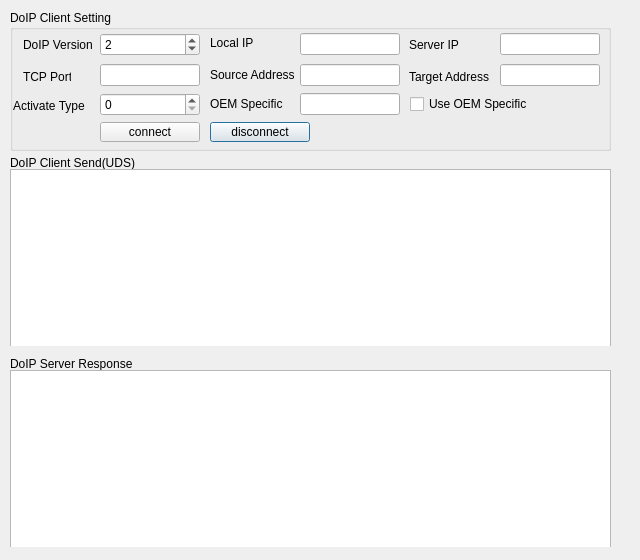
<?xml version="1.0" encoding="UTF-8"?>
<ui version="4.0">
 <class>DoIPClientWindow</class>
 <widget class="QDialog" name="DoIPClientWindow">
  <property name="geometry">
   <rect>
    <x>0</x>
    <y>0</y>
    <width>640</width>
    <height>560</height>
   </rect>
  </property>
  <property name="windowTitle">
   <string>DoIP Client Test</string>
  </property>
  <property name="windowIcon">
   <iconset resource="../resource.qrc">
    <normaloff>:/images/resource/icons/doip_client.png</normaloff>:/images/resource/icons/doip_client.png</iconset>
  </property>
  <widget class="QGroupBox" name="groupBox">
   <property name="geometry">
    <rect>
     <x>10</x>
     <y>10</y>
     <width>601</width>
     <height>141</height>
    </rect>
   </property>
   <property name="title">
    <string>DoIP Client Setting</string>
   </property>
   <widget class="QLabel" name="label_7">
    <property name="geometry">
     <rect>
      <x>3</x>
      <y>88</y>
      <width>81</width>
      <height>16</height>
     </rect>
    </property>
    <property name="text">
     <string>Activate Type</string>
    </property>
   </widget>
   <widget class="QSpinBox" name="spinActiveType">
    <property name="geometry">
     <rect>
      <x>90</x>
      <y>83</y>
      <width>100</width>
      <height>23</height>
     </rect>
    </property>
    <property name="toolTip">
     <string>Routing activation request activation types</string>
    </property>
    <property name="maximum">
     <number>254</number>
    </property>
    <property name="value">
     <number>0</number>
    </property>
    <property name="displayIntegerBase">
     <number>16</number>
    </property>
   </widget>
   <widget class="QPushButton" name="buttonDisconnect">
    <property name="geometry">
     <rect>
      <x>200</x>
      <y>112</y>
      <width>100</width>
      <height>20</height>
     </rect>
    </property>
    <property name="text">
     <string>disconnect</string>
    </property>
   </widget>
   <widget class="QCheckBox" name="checkUseOEMSpecific">
    <property name="geometry">
     <rect>
      <x>400</x>
      <y>85</y>
      <width>121</width>
      <height>18</height>
     </rect>
    </property>
    <property name="toolTip">
     <string>Whether to use additional OEM-specific when routing is activated</string>
    </property>
    <property name="text">
     <string>Use OEM Specific</string>
    </property>
   </widget>
   <widget class="QLineEdit" name="txtOEMSpecific">
    <property name="geometry">
     <rect>
      <x>290</x>
      <y>83</y>
      <width>100</width>
      <height>22</height>
     </rect>
    </property>
    <property name="toolTip">
     <string>Contains the logical address of the receiver of a
diagnostic message (e.g. a specific ECU on the
vehicle’s networks).</string>
    </property>
   </widget>
   <widget class="QLabel" name="label_8">
    <property name="geometry">
     <rect>
      <x>200</x>
      <y>86</y>
      <width>84</width>
      <height>16</height>
     </rect>
    </property>
    <property name="toolTip">
     <string>Available for additional OEM-specific use</string>
    </property>
    <property name="text">
     <string>OEM Specific</string>
    </property>
   </widget>
   <widget class="QPushButton" name="buttonConnect">
    <property name="geometry">
     <rect>
      <x>90</x>
      <y>112</y>
      <width>100</width>
      <height>20</height>
     </rect>
    </property>
    <property name="text">
     <string>connect</string>
    </property>
   </widget>
   <widget class="QLabel" name="label">
    <property name="geometry">
     <rect>
      <x>13</x>
      <y>27</y>
      <width>72</width>
      <height>16</height>
     </rect>
    </property>
    <property name="text">
     <string>DoIP Version</string>
    </property>
   </widget>
   <widget class="QLabel" name="label_2">
    <property name="geometry">
     <rect>
      <x>200</x>
      <y>25</y>
      <width>48</width>
      <height>16</height>
     </rect>
    </property>
    <property name="text">
     <string>Local IP</string>
    </property>
   </widget>
   <widget class="QLabel" name="label_3">
    <property name="geometry">
     <rect>
      <x>399</x>
      <y>27</y>
      <width>54</width>
      <height>16</height>
     </rect>
    </property>
    <property name="text">
     <string>Server IP</string>
    </property>
   </widget>
   <widget class="QLabel" name="label_4">
    <property name="geometry">
     <rect>
      <x>13</x>
      <y>59</y>
      <width>48</width>
      <height>16</height>
     </rect>
    </property>
    <property name="text">
     <string>TCP Port</string>
    </property>
   </widget>
   <widget class="QLabel" name="label_5">
    <property name="geometry">
     <rect>
      <x>200</x>
      <y>57</y>
      <width>84</width>
      <height>16</height>
     </rect>
    </property>
    <property name="text">
     <string>Source Address</string>
    </property>
   </widget>
   <widget class="QLabel" name="label_6">
    <property name="geometry">
     <rect>
      <x>399</x>
      <y>59</y>
      <width>84</width>
      <height>16</height>
     </rect>
    </property>
    <property name="text">
     <string>Target Address</string>
    </property>
   </widget>
   <widget class="QSpinBox" name="spinDoIPVersion">
    <property name="geometry">
     <rect>
      <x>90</x>
      <y>23</y>
      <width>100</width>
      <height>23</height>
     </rect>
    </property>
    <property name="toolTip">
     <string>Identifies the protocol version of DoIP packets</string>
    </property>
    <property name="maximum">
     <number>254</number>
    </property>
    <property name="value">
     <number>2</number>
    </property>
    <property name="displayIntegerBase">
     <number>16</number>
    </property>
   </widget>
   <widget class="QLineEdit" name="txtLocalIP">
    <property name="geometry">
     <rect>
      <x>290</x>
      <y>23</y>
      <width>100</width>
      <height>22</height>
     </rect>
    </property>
    <property name="toolTip">
     <string>Specify wireless transmission</string>
    </property>
   </widget>
   <widget class="QLineEdit" name="txtServerIP">
    <property name="geometry">
     <rect>
      <x>490</x>
      <y>23</y>
      <width>100</width>
      <height>22</height>
     </rect>
    </property>
    <property name="toolTip">
     <string>DoIP Server IP</string>
    </property>
   </widget>
   <widget class="QLineEdit" name="txtSourceAddress">
    <property name="geometry">
     <rect>
      <x>290</x>
      <y>54</y>
      <width>100</width>
      <height>22</height>
     </rect>
    </property>
    <property name="toolTip">
     <string>Contains the logical address of the sender of
a diagnostic message (e.g. the external test
equipment address).</string>
    </property>
   </widget>
   <widget class="QLineEdit" name="txtTCPPort">
    <property name="geometry">
     <rect>
      <x>90</x>
      <y>54</y>
      <width>100</width>
      <height>22</height>
     </rect>
    </property>
    <property name="toolTip">
     <string>DoIP Server TCP Port</string>
    </property>
   </widget>
   <widget class="QLineEdit" name="txtTargetAddress">
    <property name="geometry">
     <rect>
      <x>490</x>
      <y>54</y>
      <width>100</width>
      <height>22</height>
     </rect>
    </property>
    <property name="toolTip">
     <string>Contains the logical address of the receiver of a
diagnostic message (e.g. a specific ECU on the
vehicle’s networks).</string>
    </property>
   </widget>
   <zorder>spinActiveType</zorder>
   <zorder>label_7</zorder>
   <zorder>buttonDisconnect</zorder>
   <zorder>checkUseOEMSpecific</zorder>
   <zorder>txtOEMSpecific</zorder>
   <zorder>label_8</zorder>
   <zorder>buttonConnect</zorder>
   <zorder>label</zorder>
   <zorder>label_2</zorder>
   <zorder>label_3</zorder>
   <zorder>label_4</zorder>
   <zorder>label_5</zorder>
   <zorder>label_6</zorder>
   <zorder>spinDoIPVersion</zorder>
   <zorder>txtLocalIP</zorder>
   <zorder>txtServerIP</zorder>
   <zorder>txtSourceAddress</zorder>
   <zorder>txtTCPPort</zorder>
   <zorder>txtTargetAddress</zorder>
  </widget>
  <widget class="QGroupBox" name="groupBox_2">
   <property name="geometry">
    <rect>
     <x>10</x>
     <y>155</y>
     <width>601</width>
     <height>191</height>
    </rect>
   </property>
   <property name="title">
    <string>DoIP Client Send(UDS)</string>
   </property>
   <widget class="QTableWidget" name="tableSend">
    <property name="geometry">
     <rect>
      <x>0</x>
      <y>14</y>
      <width>601</width>
      <height>181</height>
     </rect>
    </property>
   </widget>
  </widget>
  <widget class="QGroupBox" name="groupBox_3">
   <property name="geometry">
    <rect>
     <x>10</x>
     <y>356</y>
     <width>601</width>
     <height>191</height>
    </rect>
   </property>
   <property name="title">
    <string>DoIP Server Response</string>
   </property>
   <widget class="QTableWidget" name="tableReceive">
    <property name="geometry">
     <rect>
      <x>0</x>
      <y>14</y>
      <width>601</width>
      <height>181</height>
     </rect>
    </property>
   </widget>
  </widget>
 </widget>
 <resources>
  <include location="../resource.qrc"/>
 </resources>
 <connections/>
</ui>
